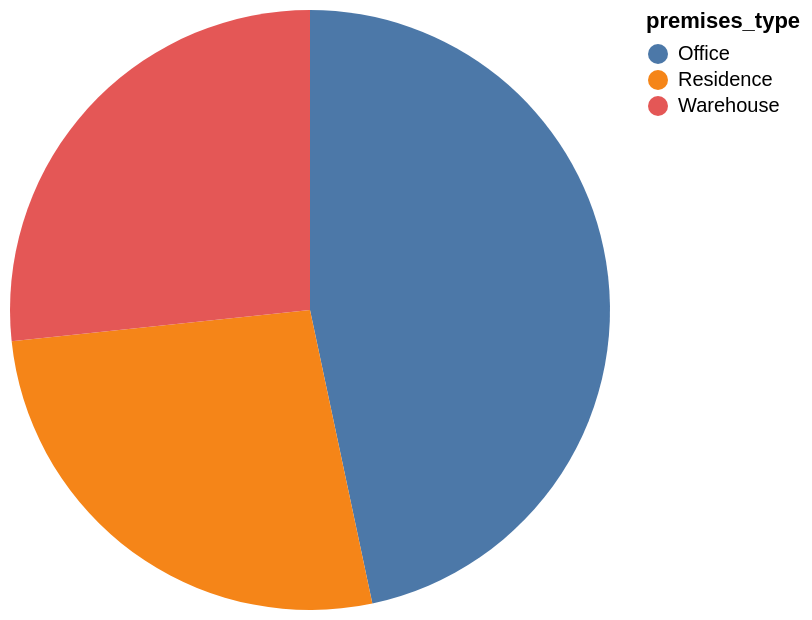

Here is the Vega-Lite specification saved for this chart:
### Vega-Lite specification from a JSON file in a GitHub repository (floating-point values rounded to 4 significant figures)
{"data": {"values": [{"x_data": "Office", "y_data": 7}, {"x_data": "Residence", "y_data": 4}, {"x_data": "Warehouse", "y_data": 4}]}, "mark": "arc", "encoding": {"theta": {"field": "y_data", "type": "quantitative", "title": "COUNT(premises_type)"}, "color": {"field": "x_data", "type": "nominal", "title": "premises_type"}}}
